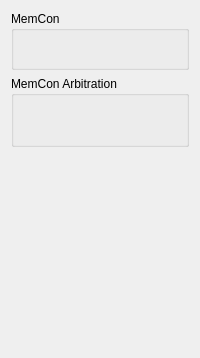
     <widget class="QWidget" name="TabPage" >
      <attribute name="title" >
       <string>Memory Controller</string>
      </attribute>
      <layout class="QVBoxLayout" >
       <item>
        <widget class="QGroupBox" name="groupBox23" >
         <property name="title" >
          <string>MemCon</string>
         </property>
         <layout class="QVBoxLayout" >
          <item>
           <widget class="MdtGui::LabeledTextbox" name="labeledTextbox172_2_2" >
            <property name="Label" >
             <string>Mask Used to Determine a Row Conflict</string>
            </property>
            <property name="LabelTooltip" >
             <string>Mask used to determine if there is a
row conflict between this transaction
and previous transaction</string>
            </property>
            <property name="Key" >
             <string>C_PPC440MC_ROW_CONFLICT_MASK</string>
            </property>
           </widget>
          </item>
          <item>
           <widget class="MdtGui::LabeledTextbox" name="labeledTextbox172_2_2_2" >
            <property name="Label" >
             <string>Mask Used to Determine a Bank Conflict</string>
            </property>
            <property name="LabelTooltip" >
             <string>Mask used to determine if there is a
bank conflict between this transaction
and previous transaction</string>
            </property>
            <property name="Key" >
             <string>C_PPC440MC_BANK_CONFLICT_MASK</string>
            </property>
           </widget>
          </item>
          <item>
           <widget class="MdtGui::LabeledTextbox" name="labeledTextbox172_2_2_2_2_2" >
            <property name="Label" >
             <string>Control and Configuration for the MC Interface</string>
            </property>
            <property name="Key" >
             <string>C_PPC440MC_CONTROL</string>
            </property>
           </widget>
          </item>
          <item>
           <widget class="MdtGui::LabeledCombobox" name="C_PPC440MC_MAX_BURST" >
            <property name="Label" >
             <string>Max Number of Quad-words per Burst thru Xbar to MC Interface</string>
            </property>
            <property name="Key" >
             <string>C_PPC440MC_MAX_BURST</string>
            </property>
           </widget>
          </item>
         </layout>
        </widget>
       </item>
       <item>
        <widget class="QGroupBox" name="groupBox23_2" >
         <property name="title" >
          <string>MemCon Arbitration</string>
         </property>
         <layout class="QVBoxLayout" >
          <item>
           <widget class="MdtGui::LabeledCombobox" name="C_PPC440MC_ARB_MODE" >
            <property name="Label" >
             <string>Memory Control Interface Arbitration Mode</string>
            </property>
            <property name="Key" >
             <string>C_PPC440MC_ARB_MODE</string>
            </property>
           </widget>
          </item>
          <item>
           <widget class="MdtGui::LabeledCombobox" name="C_PPC440MC_PRIO_SPLB0" >
            <property name="Label" >
             <string>Secondary Arbitration Priority for SPLB0, DMA0 and DMA1</string>
            </property>
            <property name="Key" >
             <string>C_PPC440MC_PRIO_SPLB0</string>
            </property>
           </widget>
          </item>
          <item>
           <widget class="MdtGui::LabeledCombobox" name="C_PPC440MC_PRIO_SPLB1" >
            <property name="Label" >
             <string>Secondary Arbitration Priority for SPLB1, DMA2 and DMA3</string>
            </property>
            <property name="Key" >
             <string>C_PPC440MC_PRIO_SPLB1</string>
            </property>
           </widget>
          </item>
          <item>
           <widget class="MdtGui::LabeledCombobox" name="C_PPC440MC_PRIO_DCUR" >
            <property name="Label" >
             <string>Secondary Arbitration Priority for all Data Reads from CPU</string>
            </property>
            <property name="Key" >
             <string>C_PPC440MC_PRIO_DCUR</string>
            </property>
           </widget>
          </item>
          <item>
           <widget class="MdtGui::LabeledCombobox" name="C_PPC440MC_PRIO_DCUW" >
            <property name="Label" >
             <string>Secondary Arbitration Priority for all Data Writes from CPU</string>
            </property>
            <property name="Key" >
             <string>C_PPC440MC_PRIO_DCUW</string>
            </property>
           </widget>
          </item>
          <item>
           <widget class="MdtGui::LabeledCombobox" name="C_PPC440MC_PRIO_ICU" >
            <property name="Label" >
             <string>Secondary Arbitration Priority for all Instruction Fetches from CPU</string>
            </property>
            <property name="Key" >
             <string>C_PPC440MC_PRIO_ICU</string>
            </property>
           </widget>
          </item>
         </layout>
        </widget>
       </item>
       <item>
        <spacer>
         <property name="orientation" >
          <enum>Qt::Vertical</enum>
         </property>
         <property name="sizeType" >
          <enum>QSizePolicy::Expanding</enum>
         </property>
         <property name="sizeHint" >
          <size>
           <width>151</width>
           <height>200</height>
          </size>
         </property>
        </spacer>
       </item>
      </layout>
     </widget>
